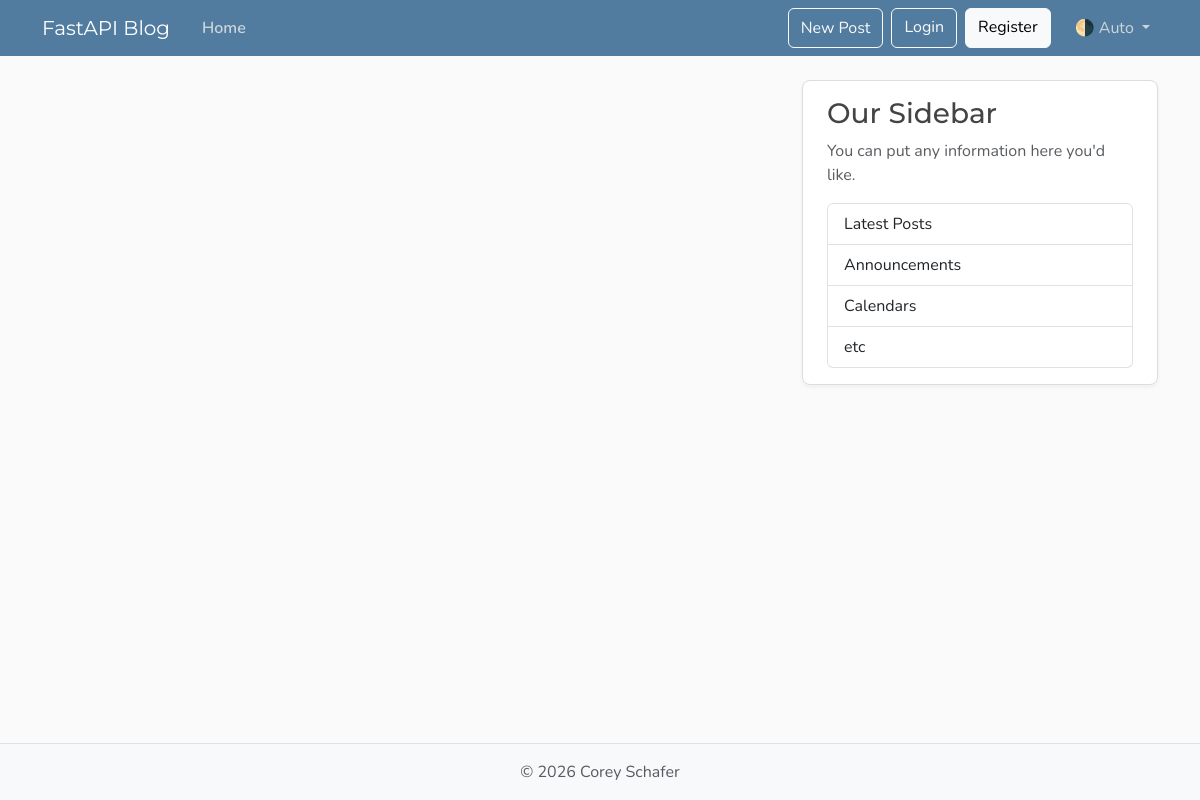
Page /posts on the earlier database version.
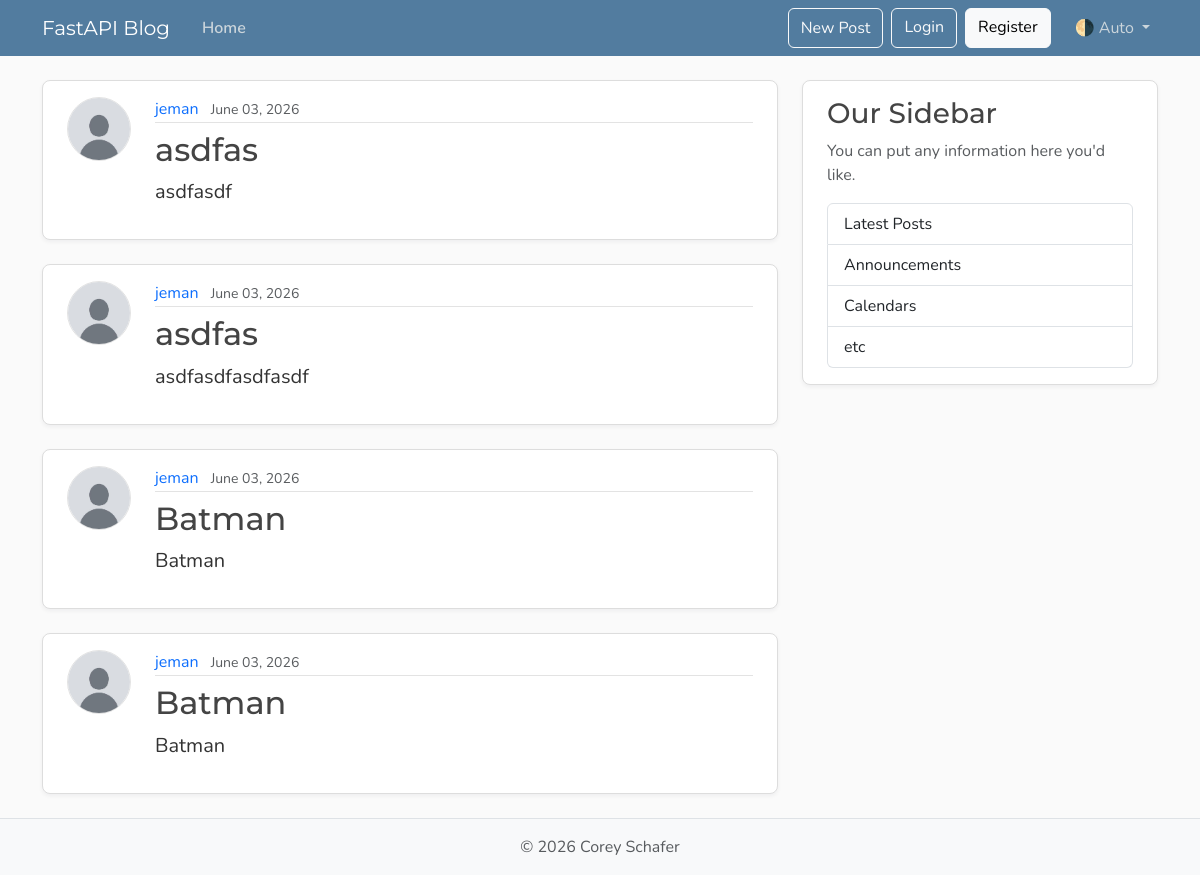
Same page on the later database version.
### models.py (models this page shows, shortened)
class Post(Base):
    __tablename__                 = 'posts'
    id :         Mapped[int]      = mapped_column(Integer, primary_key=True, index=True)
    title:       Mapped[str]      = mapped_column(String(100),nullable=False)
    content:     Mapped[str]      = mapped_column(Text, nullable=False)
    user_id:     Mapped[int]      = mapped_column(ForeignKey("users.id"),nullable=False, index=True)
    date_posted: Mapped[datetime] = mapped_column(DateTime(timezone=True),default=lambda:datetime.now(UTC))
    author:      Mapped[User]     = relationship(back_populates="posts")

class User(Base):
    __tablename__                 = "users"
    id :       Mapped[int]        = mapped_column(Integer, primary_key=True, index=True)
    username:  Mapped[str]        = mapped_column(String(50), unique=True, nullable=False)
    email:     Mapped[str]        = mapped_column(String(120), unique=True, nullable=False)
    image_file:Mapped[str|None]   = mapped_column(String(200), nullable=True, default=None)
    posts:     Mapped[list[Post]] = relationship(back_populates="author")

### main.py (the view)
@app.get("/", include_in_schema=False, name="home")
@app.get("/posts", include_in_schema=False, name="posts")
async def home(request: Request, db: Annotated[AsyncSession, Depends(get_db)]):
    result = await db.execute(select(models.Post).options(selectinload(models.Post.author)),)
    posts = result.scalars().all()
    return templates.TemplateResponse(
        request,
        "home.html",
        {"posts": posts, "title": "Home"},
    )

### templates/home.html
{% extends "layout.html" %}
{% block content %}
    {% for post in posts %}
        <article class="content-section py-3 px-4 mb-4">
            <div class="d-flex align-items-start gap-4">
                <img class="rounded-circle article-img flex-shrink-0"
                     src="{{ post.author.image_path }}"
                     alt="{{ post.author.username }}'s profile picture"
                     width="64"
                     height="64"
                     loading="lazy">
                <div class="flex-grow-1">
                    <div class="article-metadata mb-2">
                        <a class="me-2"
                           href="{{ url_for('user_posts', user_id=post.author.id) }}">{{ post.author.username }}</a>
                        <small class="text-body-secondary">{{ post.date_posted.strftime("%B %d, %Y") }}</small>
                    </div>
                    <h2>
                        <a class="article-title"
                           href="{{ url_for('post_page', post_id=post.id) }}">{{ post.title }}</a>
                    </h2>
                    <p class="article-content">{{ post.content }}</p>
                </div>
            </div>
        </article>
    {% endfor %}
{% endblock content %}

### templates/layout.html (shortened to what this page needs)
<!DOCTYPE html>
<html lang="en">
    <head>
        <link href="https://cdn.jsdelivr.net/npm/bootstrap@5.3.8/dist/css/bootstrap.min.css"
              rel="stylesheet"
>
        <link rel="stylesheet"
              type="text/css"
              href="{{ url_for("static", path='css/main.css') }}">
    </head>
    <body class="d-flex flex-column min-vh-100">
        <header class="site-header">
            <nav class="navbar navbar-expand-md bg-steel fixed-top"
                 data-bs-theme="dark">
                <div class="container">
                    <a class="navbar-brand me-4" href="{{ url_for('home') }}">FastAPI Blog</a>
                    <div class="collapse navbar-collapse" id="navbarToggle">
                        <div class="navbar-nav me-auto">
                            <a class="nav-link active"
                               aria-current="page"
                               href="{{ url_for('home') }}">Home</a>
                        </div>
                        <div class="navbar-nav">
                            <button
                                class="btn btn-outline-light mb-2 mb-md-0 me-md-2"
                                type="button"
                                data-bs-toggle="modal"
                                data-bs-target="#createPostModal"
                            >
                                New Post
                            </button>
                            <a class="btn btn-outline-light mb-2 mb-md-0 me-md-2" href="#">Login</a>
                            <a class="btn btn-light mb-2 mb-md-0 me-md-3" href="#">Register</a>
                            <div class="nav-item dropdown">
                                <a class="nav-link dropdown-toggle"
                                   href="#"
                                   role="button"
                                   id="bd-theme"
                                   data-bs-toggle="dropdown"
                                   aria-expanded="false">
                                    <span id="bd-theme-text">🌗 Auto</span>
                                </a>
                            </div>
                        </div>
                    </div>
                </div>
            </nav>
        </header>
        <main role="main" class="container">
            <div class="row">
                <div class="col-md-8">
                    {% block content %}
                    {% endblock content %}
                </div>
                <aside class="col-md-4">
                    <div class="content-section py-3 px-4 mb-4">
                        <h3>Our Sidebar</h3>
                        <p class="text-body-secondary">You can put any information here you'd like.</p>
                        <ul class="list-group">
                            <li class="list-group-item">Latest Posts</li>
                            <li class="list-group-item">Announcements</li>
                            <li class="list-group-item">Calendars</li>
                            <li class="list-group-item">etc</li>
                        </ul>
                    </div>
                </aside>
            </div>
        </main>
        <footer class="mt-auto py-3 bg-body-tertiary border-top">
            <div class="container text-center">
                <p class="text-body-secondary mb-0">
                    © <span id="year"></span> Corey Schafer
                </p>
            </div>
        </footer>
    </body>
</html>

### static/css/main.css (style rules this page uses)
:root { --font-heading: "Montserrat", system-ui, -apple-system, BlinkMacSystemFont, sans-serif; --font-body: "Nunito", system-ui, -apple-system, BlinkMacSystemFont, sans-serif; --color-bg-body: #fafafa; --color-bg-content: #ffffff; --color-text-primary: #333333; --color-text-heading: #444444; --color-steel: #527c9f; --color-nav-link: #cbd5db; --color-nav-link-hover: #ffffff; --color-link-hover: #428bca; --color-border: #dddddd; --color-border-light: #e3e3e3; --spacing-xl: 5rem; --article-img-size: 4rem; --account-img-size: 7.813rem; }
body { font-family: var(--font-body); background: var(--color-bg-body); color: var(--color-text-primary); }
main { padding-top: var(--spacing-xl); }
h1, h2, h3, h4, h5, h6 { font-family: var(--font-heading); color: var(--color-text-heading); }
.navbar-brand { font-family: var(--font-heading); }
a { text-decoration: none; }
.bg-steel { background-color: var(--color-steel); }
.site-header .navbar-nav .nav-link { color: var(--color-nav-link); transition: color 0.2s ease-in-out; }
.site-header .navbar-nav .nav-link.active { font-weight: 600; }
.content-section { background: var(--color-bg-content); border: 1px solid var(--color-border); border-radius: 0.5rem; box-shadow: 0 2px 4px rgba(15, 23, 42, 0.05); transition: box-shadow 0.15s ease, transform 0.15s ease, border-color 0.15s ease; }
.article-title { color: var(--color-text-heading); transition: color 0.2s ease-in-out; }
.article-content { white-space: pre-line; font-size: 1.25rem; }
.article-img { height: var(--article-img-size); width: var(--article-img-size); flex-shrink: 0; object-fit: cover; border: 1px solid var(--color-border-light); box-shadow: 0 0 0 2px var(--color-bg-content); }
.article-metadata { padding-bottom: 0.063rem; border-bottom: 1px solid var(--color-border-light); }
.article-metadata a { transition: color 0.2s ease-in-out; }
[data-bs-theme="dark"] { --color-bg-body: #1a1a1a; --color-bg-content: #2d2d2d; --color-text-primary: #e0e0e0; --color-text-heading: #f0f0f0; --color-border: #404040; --color-border-light: #4a4a4a; }

Differences in the rows shown:
added Post: author.username "jeman", date_posted "June 03, 2026", title "asdfas", content "asdfasdf"
added Post: author.username "jeman", date_posted "June 03, 2026", title "asdfas", content "asdfasdfasdfasdf"
added Post: author.username "jeman", date_posted "June 03, 2026", title "Batman", content "Batman"
added Post: author.username "jeman", date_posted "June 03, 2026", title "Batman", content "Batman"
